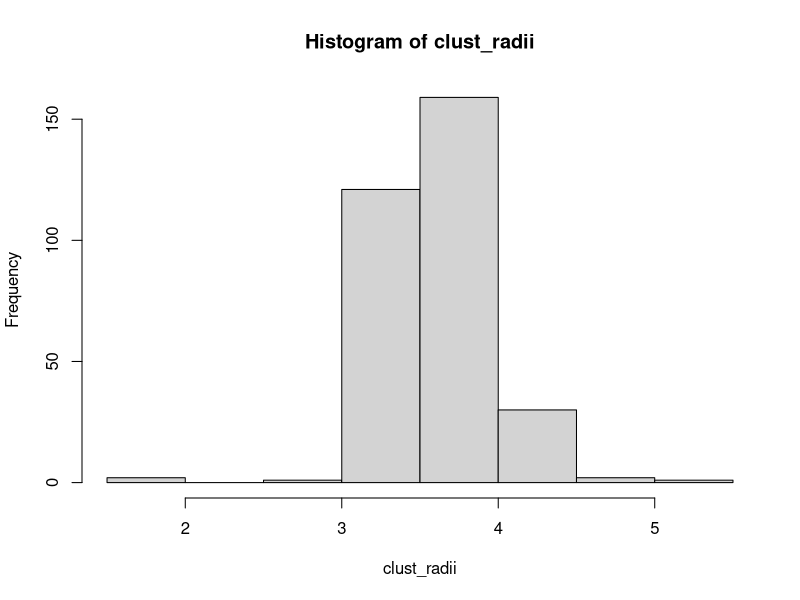

Source code (R):
library(parallel)
library(pracma)
mcc <- 4


## query points x_i which are within distance r of x

p <- 10
n <- 1e5
xs <- randn(n, p)
nk <- floor(sqrt(n))

t1 <- proc.time()
km <- kmeans(xs, nk, iter.max = floor(nk/2))
(km_time <- proc.time() - t1)

c(max(km$size), n/nk)

## sort data by cluster (optional)
# cl_z <- km$cluster * 2 + runif(n)
# xs <- xs[order(cl_z), ]

## get maximum distances within each cluster
t1 <- proc.time()
clust_radii <- unlist(mclapply(1:nk,
                  function(clind) {
                    xsub <- xs[km$cluster == clind, ]
                    cnt <- km$centers[clind, ]
                    max(sqrt(colSums((t(xsub) - cnt)^2)))
                  },
                  mc.cores = mcc))
(dist_time <- proc.time() - t1)

hist(clust_radii)

dquery <- function(x, r, naive = FALSE) {
  if (naive) {
    alldist <- sqrt(colSums((t(xs) - x)^2))
    return(which(alldist < r))
  }
  cdist <- sqrt(colSums((t(km$centers) - x)^2))
  cdist_min <- cdist - clust_radii
  (chits <- which(cdist_min < r))
}
